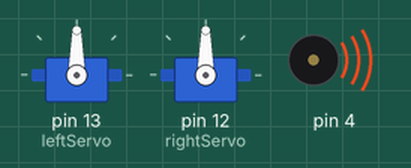
Simulated run of this sketch. Board: Arduino Uno, built with avr-gcc and run on an emulated ATmega328P. Shown: 2 × servo, buzzer (waves = sounding).

Above: at 0.1 s.
At 1.1 s:
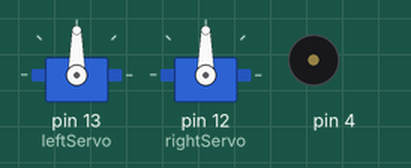
Timing chart, 0 to 2.6 s (numbered marks = the images above):
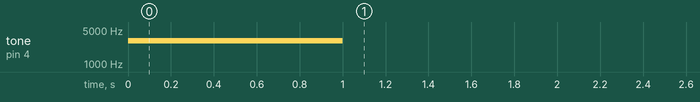

The sketch:

Movement_Functions.ino
```cpp
#include <Servo.h>
Servo leftServo;
Servo rightServo;

void setup() {
  leftServo.attach(13);
  rightServo.attach(12);

  tone(4, 3000, 1000);
  delay(1000);
}

void loop() {

}

void forward(int time)
{
    //Full Speed Forward
  leftServo.writeMicroseconds(1700);
  rightServo.writeMicroseconds(1300);
  delay(time);
}

void backwards(int time)
{
  //Full Speed Backwards
  leftServo.writeMicroseconds(1300);
  rightServo.writeMicroseconds(1700);
  delay(time);
}

void turnRight(int time)
{
   leftServo.writeMicroseconds(1640);
  rightServo.writeMicroseconds(1640);
  delay(time);
}

void turnLeft(int time)
{
  leftServo.writeMicroseconds(1300);
  rightServo.writeMicroseconds(1300);
  delay(time);
}

void turnLeft_90()
{
   //Left Turn 90 Degrees
  leftServo.writeMicroseconds(1300);
  rightServo.writeMicroseconds(1300);
  delay(580);
}

void turnRight_90()
{
  //Right Turn 90 Degrees
  leftServo.writeMicroseconds(1640);
  rightServo.writeMicroseconds(1640);
  delay(580);
}

void disableServos()
{
 leftServo.detach();
 rightServo.detach();
}

void maneuver(int speedLeft, int speedRight, int msTime)
{
  // speedLeft, speedRight ranges: Backward  Linear  Stop  Linear   Forward
  //                               -200      -100......0......100       200
  leftServo.writeMicroseconds(1500 + speedLeft);   // Set Left servo speed
  rightServo.writeMicroseconds(1500 - speedRight); // Set right servo speed
  if(msTime==-1)                                   // if msTime = -1
  {
    leftServo.detach();                            // Stop servo signals
    rightServo.detach();
  }
  delay(msTime);                                   // Delay for msTime
}
```
